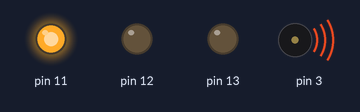
The sketch below on a simulated Arduino Uno, built with avr-gcc and run on an emulated ATmega328P. On the bench: output pins drawn as LEDs (lit = HIGH), buzzer (waves = sounding).

Above: at 0.5 s.
At 1.5 s:
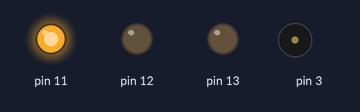
At 3.5 s:
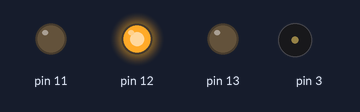
At 4.5 s:
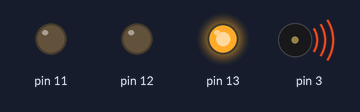
At 8.5 s:
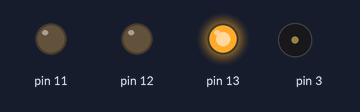
At 14.5 s:
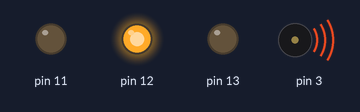
Timing chart, 0 to 15.6 s (numbered marks = the images above):
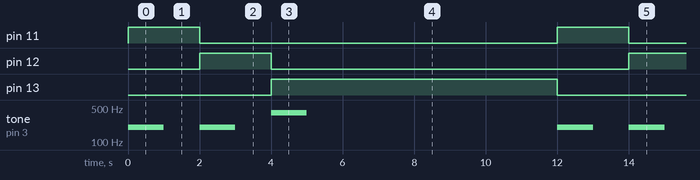

Measured:
- by itself, pin 11, pin 12: alternates HIGH for 2.0 s and LOW for 10.0 s
- by itself, pin 13: alternates HIGH for 8.0 s and LOW for 4.0 s
- by itself, tone on pin 3: repeats every 12.0 s: silent 1.0 s, 200 Hz 1.0 s, silent 1.0 s, 400 Hz 1.0 s, silent 7.0 s, 200 Hz 1.0 s

The sketch:

MarioKart.ino
```cpp
void setup()
{
  //initialize pins 11,12,13
 pinMode(11, OUTPUT);
 pinMode(12, OUTPUT);
 pinMode(13, OUTPUT);
}

void loop()
 {
   digitalWrite(11,HIGH);
   //tone(speakerPin, PItch, duration);
   tone(3, 200, 1000);
   delay(2000);
   digitalWrite(11,LOW);
   digitalWrite(12,HIGH);
   tone(3, 200, 1000);
   delay(2000);
   digitalWrite(12,LOW);
   digitalWrite(13,HIGH);
   tone(3, 400, 1000);
   delay(8000);
   digitalWrite(13,LOW);
 }
```
